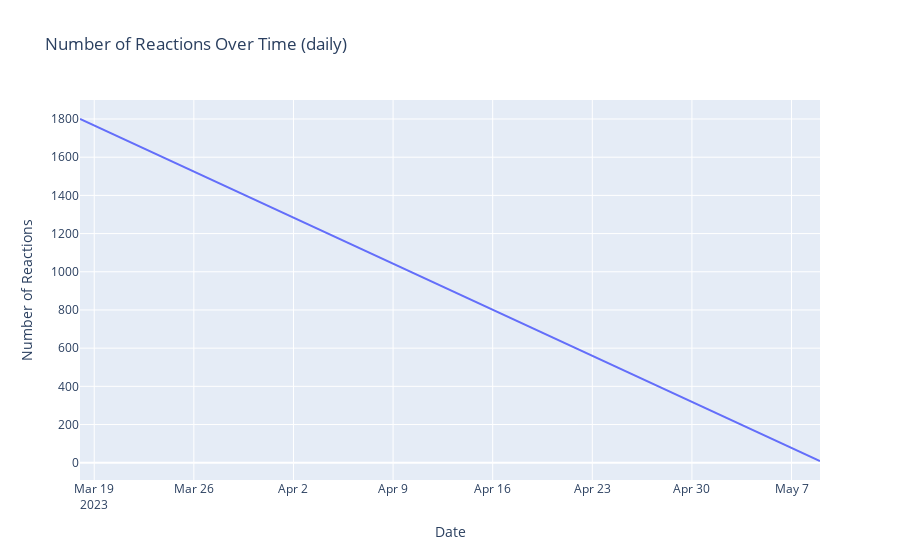

Notebook code for this chart:
### Markdown cell above
# Change of the Number of Reactions over time

### Code cell
data = data3
data['timestamp'] = pd.to_datetime(data['timestamp'], unit='ms')
data_count = data.groupby(data['timestamp'].dt.date).count()

fig = go.Figure()
fig.add_trace(go.Scatter(x=data_count.index, y=data_count['reaction'], mode='lines'))

fig.update_layout(title_text='Number of Reactions Over Time (daily)',
                  xaxis_title='Date',
                  yaxis_title='Number of Reactions')

fig.show()

### Figure 1 — Plotly figure (JSON) as saved in the notebook; plotly's stock layout.template omitted (floating-point values rounded to 4 significant figures)
{"data": [{"mode": "lines", "type": "scatter", "x": ["2023-03-18", "2023-05-09"], "y": [1800, 9]}], "layout": {"title": {"text": "Number of Reactions Over Time (daily)"}, "xaxis": {"title": {"text": "Date"}}, "yaxis": {"title": {"text": "Number of Reactions"}}}}
